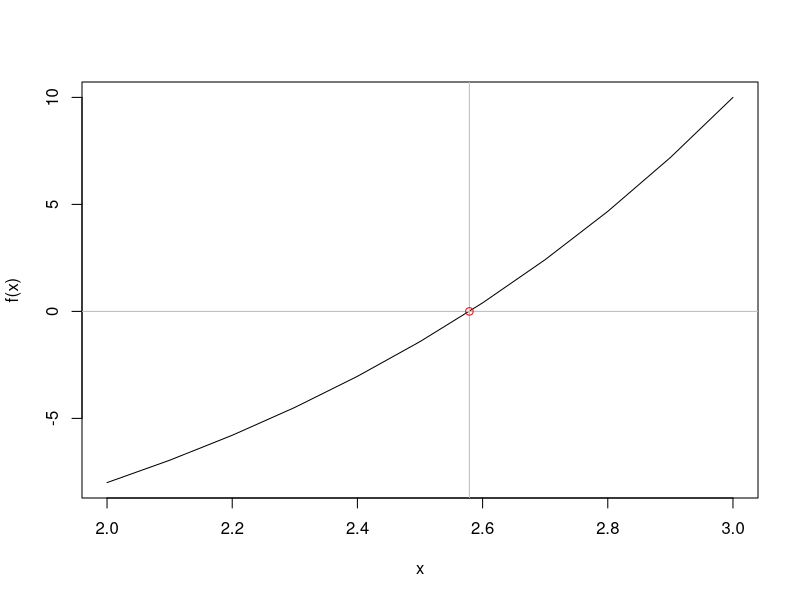

Here is the R script that generated this plot:
f <- function(x){3^x-17}
interval <- c(2,3)
my_root <- uniroot(f, interval)$root
my_root

#The code below produces a plot that illustrates what uniroot found. 
x<-seq(interval[1],interval[2],0.1)
plot(x,f(x),type="l")
abline(h=0,col = "gray")
abline(v=my_root,col = "gray")
points(my_root,0, col = "red")



f <- function(x){log(4*x-2)-5}
interval <- c(1,40)
my_root <- uniroot(f, interval)$root
my_root
uniroot(f, interval)
f(1)
f(10)

f <- function(x){log10(5*x-30)-1}
interval <- c(6.1,1000000)
my_root <- uniroot(f, interval)$root
my_root



f <- function(x){(3*x-5)-(exp(-x))}
interval <- c(-1000000,1000000)
my_root <- uniroot(f, interval)$root
my_root

interval <- c(1,2)
my_root <- uniroot(f, interval)$root
my_root

